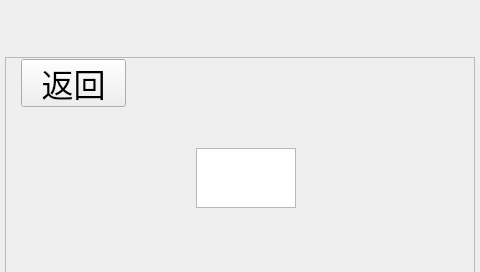
<?xml version="1.0" encoding="UTF-8"?>
<ui version="4.0">
 <class>History_mission</class>
 <widget class="QWidget" name="History_mission">
  <property name="geometry">
   <rect>
    <x>0</x>
    <y>0</y>
    <width>480</width>
    <height>272</height>
   </rect>
  </property>
  <property name="windowTitle">
   <string>Form</string>
  </property>
  <property name="layoutDirection">
   <enum>Qt::RightToLeft</enum>
  </property>
  <widget class="QScrollArea" name="scrollArea">
   <property name="geometry">
    <rect>
     <x>5</x>
     <y>57</y>
     <width>470</width>
     <height>221</height>
    </rect>
   </property>
   <property name="layoutDirection">
    <enum>Qt::LeftToRight</enum>
   </property>
   <property name="widgetResizable">
    <bool>true</bool>
   </property>
   <property name="alignment">
    <set>Qt::AlignLeading|Qt::AlignLeft|Qt::AlignVCenter</set>
   </property>
   <widget class="QWidget" name="scrollAreaWidgetContents">
    <property name="geometry">
     <rect>
      <x>0</x>
      <y>0</y>
      <width>468</width>
      <height>219</height>
     </rect>
    </property>
    <widget class="QPushButton" name="ReturnButton">
     <property name="geometry">
      <rect>
       <x>15</x>
       <y>1</y>
       <width>105</width>
       <height>48</height>
      </rect>
     </property>
     <property name="font">
      <font>
       <pointsize>24</pointsize>
       <kerning>true</kerning>
      </font>
     </property>
     <property name="layoutDirection">
      <enum>Qt::LeftToRight</enum>
     </property>
     <property name="styleSheet">
      <string notr="true"/>
     </property>
     <property name="text">
      <string>返回</string>
     </property>
     <property name="icon">
      <iconset resource="picture.qrc">
       <normaloff>:/new/picture/setting_interface/return.png</normaloff>:/new/picture/setting_interface/return.png</iconset>
     </property>
     <property name="iconSize">
      <size>
       <width>21</width>
       <height>14</height>
      </size>
     </property>
    </widget>
    <widget class="QWidget" name="widget" native="true">
     <property name="geometry">
      <rect>
       <x>120</x>
       <y>20</y>
       <width>240</width>
       <height>180</height>
      </rect>
     </property>
     <widget class="QTextEdit" name="textEdit">
      <property name="geometry">
       <rect>
        <x>70</x>
        <y>70</y>
        <width>100</width>
        <height>60</height>
       </rect>
      </property>
      <property name="styleSheet">
       <string notr="true"/>
      </property>
      <property name="html">
       <string>&lt;!DOCTYPE HTML PUBLIC &quot;-//W3C//DTD HTML 4.0//EN&quot; &quot;http://www.w3.org/TR/REC-html40/strict.dtd&quot;&gt;
&lt;html&gt;&lt;head&gt;&lt;meta name=&quot;qrichtext&quot; content=&quot;1&quot; /&gt;&lt;style type=&quot;text/css&quot;&gt;
p, li { white-space: pre-wrap; }
&lt;/style&gt;&lt;/head&gt;&lt;body style=&quot; font-family:'Ubuntu'; font-size:11pt; font-weight:400; font-style:normal;&quot;&gt;
&lt;p style=&quot;-qt-paragraph-type:empty; margin-top:0px; margin-bottom:0px; margin-left:0px; margin-right:0px; -qt-block-indent:0; text-indent:0px;&quot;&gt;&lt;br /&gt;&lt;/p&gt;&lt;/body&gt;&lt;/html&gt;</string>
      </property>
     </widget>
    </widget>
   </widget>
  </widget>
  <widget class="QLabel" name="label">
   <property name="geometry">
    <rect>
     <x>0</x>
     <y>50</y>
     <width>480</width>
     <height>220</height>
    </rect>
   </property>
   <property name="styleSheet">
    <string notr="true">background-image: url(:/new/picture/mission_interface/mission_bakg.png);</string>
   </property>
   <property name="text">
    <string/>
   </property>
  </widget>
  <zorder>label</zorder>
  <zorder>scrollArea</zorder>
 </widget>
 <resources>
  <include location="picture.qrc"/>
 </resources>
 <connections/>
</ui>
